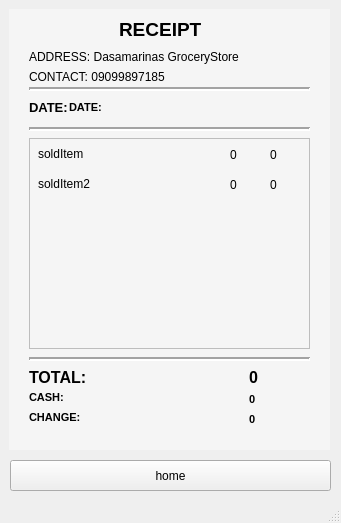
<?xml version="1.0" encoding="UTF-8"?>
<ui version="4.0">
 <class>MainWindow</class>
 <widget class="QMainWindow" name="MainWindow">
  <property name="geometry">
   <rect>
    <x>0</x>
    <y>0</y>
    <width>341</width>
    <height>523</height>
   </rect>
  </property>
  <property name="windowTitle">
   <string>MainWindow</string>
  </property>
  <widget class="QWidget" name="centralwidget">
   <widget class="QWidget" name="receiptContainer" native="true">
    <property name="geometry">
     <rect>
      <x>9</x>
      <y>9</y>
      <width>321</width>
      <height>441</height>
     </rect>
    </property>
    <property name="styleSheet">
     <string notr="true">background: whitesmoke</string>
    </property>
    <widget class="Line" name="line">
     <property name="geometry">
      <rect>
       <x>20</x>
       <y>110</y>
       <width>281</width>
       <height>21</height>
      </rect>
     </property>
     <property name="font">
      <font>
       <pointsize>15</pointsize>
      </font>
     </property>
     <property name="lineWidth">
      <number>2</number>
     </property>
     <property name="orientation">
      <enum>Qt::Horizontal</enum>
     </property>
    </widget>
    <widget class="Line" name="line_2">
     <property name="geometry">
      <rect>
       <x>20</x>
       <y>70</y>
       <width>281</width>
       <height>21</height>
      </rect>
     </property>
     <property name="font">
      <font>
       <pointsize>15</pointsize>
      </font>
     </property>
     <property name="styleSheet">
      <string notr="true"/>
     </property>
     <property name="lineWidth">
      <number>2</number>
     </property>
     <property name="orientation">
      <enum>Qt::Horizontal</enum>
     </property>
    </widget>
    <widget class="Line" name="line_3">
     <property name="geometry">
      <rect>
       <x>20</x>
       <y>340</y>
       <width>281</width>
       <height>21</height>
      </rect>
     </property>
     <property name="font">
      <font>
       <pointsize>15</pointsize>
      </font>
     </property>
     <property name="lineWidth">
      <number>2</number>
     </property>
     <property name="orientation">
      <enum>Qt::Horizontal</enum>
     </property>
    </widget>
    <widget class="QLabel" name="label">
     <property name="geometry">
      <rect>
       <x>110</x>
       <y>10</y>
       <width>91</width>
       <height>21</height>
      </rect>
     </property>
     <property name="font">
      <font>
       <pointsize>14</pointsize>
       <bold>true</bold>
      </font>
     </property>
     <property name="text">
      <string>RECEIPT</string>
     </property>
    </widget>
    <widget class="QLabel" name="label_2">
     <property name="geometry">
      <rect>
       <x>20</x>
       <y>40</y>
       <width>341</width>
       <height>16</height>
      </rect>
     </property>
     <property name="text">
      <string>ADDRESS: Dasamarinas GroceryStore</string>
     </property>
    </widget>
    <widget class="QLabel" name="label_3">
     <property name="geometry">
      <rect>
       <x>20</x>
       <y>60</y>
       <width>341</width>
       <height>16</height>
      </rect>
     </property>
     <property name="text">
      <string>CONTACT: 09099897185</string>
     </property>
    </widget>
    <widget class="QLabel" name="label_4">
     <property name="geometry">
      <rect>
       <x>20</x>
       <y>90</y>
       <width>341</width>
       <height>16</height>
      </rect>
     </property>
     <property name="font">
      <font>
       <pointsize>10</pointsize>
       <bold>true</bold>
      </font>
     </property>
     <property name="text">
      <string>DATE: </string>
     </property>
    </widget>
    <widget class="QLabel" name="date">
     <property name="geometry">
      <rect>
       <x>60</x>
       <y>90</y>
       <width>341</width>
       <height>16</height>
      </rect>
     </property>
     <property name="font">
      <font>
       <pointsize>8</pointsize>
       <bold>true</bold>
      </font>
     </property>
     <property name="text">
      <string>DATE: </string>
     </property>
    </widget>
    <widget class="QScrollArea" name="productContainer">
     <property name="geometry">
      <rect>
       <x>20</x>
       <y>129</y>
       <width>281</width>
       <height>211</height>
      </rect>
     </property>
     <property name="layoutDirection">
      <enum>Qt::LeftToRight</enum>
     </property>
     <property name="widgetResizable">
      <bool>true</bool>
     </property>
     <widget class="QWidget" name="scrollAreaWidgetContents">
      <property name="geometry">
       <rect>
        <x>0</x>
        <y>0</y>
        <width>279</width>
        <height>209</height>
       </rect>
      </property>
      <widget class="QWidget" name="soldItemContainer" native="true">
       <property name="geometry">
        <rect>
         <x>0</x>
         <y>0</y>
         <width>281</width>
         <height>31</height>
        </rect>
       </property>
       <widget class="QLabel" name="label_7">
        <property name="geometry">
         <rect>
          <x>8</x>
          <y>-1</y>
          <width>181</width>
          <height>31</height>
         </rect>
        </property>
        <property name="text">
         <string>soldItem</string>
        </property>
       </widget>
       <widget class="QLabel" name="label_11">
        <property name="geometry">
         <rect>
          <x>240</x>
          <y>0</y>
          <width>31</width>
          <height>31</height>
         </rect>
        </property>
        <property name="text">
         <string>0</string>
        </property>
       </widget>
       <widget class="QLabel" name="label_12">
        <property name="geometry">
         <rect>
          <x>200</x>
          <y>0</y>
          <width>31</width>
          <height>31</height>
         </rect>
        </property>
        <property name="text">
         <string>0</string>
        </property>
       </widget>
      </widget>
      <widget class="QWidget" name="soldItemContainer_2" native="true">
       <property name="geometry">
        <rect>
         <x>0</x>
         <y>30</y>
         <width>281</width>
         <height>31</height>
        </rect>
       </property>
       <widget class="QLabel" name="label_15">
        <property name="geometry">
         <rect>
          <x>8</x>
          <y>-1</y>
          <width>181</width>
          <height>31</height>
         </rect>
        </property>
        <property name="text">
         <string>soldItem2</string>
        </property>
       </widget>
       <widget class="QLabel" name="label_16">
        <property name="geometry">
         <rect>
          <x>240</x>
          <y>0</y>
          <width>31</width>
          <height>31</height>
         </rect>
        </property>
        <property name="text">
         <string>0</string>
        </property>
       </widget>
       <widget class="QLabel" name="label_17">
        <property name="geometry">
         <rect>
          <x>200</x>
          <y>0</y>
          <width>31</width>
          <height>31</height>
         </rect>
        </property>
        <property name="text">
         <string>0</string>
        </property>
       </widget>
      </widget>
     </widget>
    </widget>
    <widget class="QLabel" name="label_5">
     <property name="geometry">
      <rect>
       <x>20</x>
       <y>360</y>
       <width>341</width>
       <height>16</height>
      </rect>
     </property>
     <property name="font">
      <font>
       <pointsize>12</pointsize>
       <bold>true</bold>
      </font>
     </property>
     <property name="text">
      <string>TOTAL:</string>
     </property>
    </widget>
    <widget class="QLabel" name="label_6">
     <property name="geometry">
      <rect>
       <x>250</x>
       <y>360</y>
       <width>341</width>
       <height>16</height>
      </rect>
     </property>
     <property name="font">
      <font>
       <pointsize>12</pointsize>
       <bold>true</bold>
      </font>
     </property>
     <property name="text">
      <string>0</string>
     </property>
    </widget>
    <widget class="QLabel" name="total">
     <property name="geometry">
      <rect>
       <x>240</x>
       <y>360</y>
       <width>341</width>
       <height>16</height>
      </rect>
     </property>
     <property name="font">
      <font>
       <pointsize>12</pointsize>
       <bold>true</bold>
      </font>
     </property>
     <property name="text">
      <string>0</string>
     </property>
    </widget>
    <widget class="QLabel" name="label_9">
     <property name="geometry">
      <rect>
       <x>20</x>
       <y>380</y>
       <width>341</width>
       <height>16</height>
      </rect>
     </property>
     <property name="font">
      <font>
       <pointsize>8</pointsize>
       <bold>true</bold>
      </font>
     </property>
     <property name="text">
      <string>CASH:</string>
     </property>
    </widget>
    <widget class="QLabel" name="label_10">
     <property name="geometry">
      <rect>
       <x>20</x>
       <y>400</y>
       <width>341</width>
       <height>16</height>
      </rect>
     </property>
     <property name="font">
      <font>
       <pointsize>8</pointsize>
       <bold>true</bold>
      </font>
     </property>
     <property name="text">
      <string>CHANGE:</string>
     </property>
    </widget>
    <widget class="QLabel" name="cash">
     <property name="geometry">
      <rect>
       <x>240</x>
       <y>380</y>
       <width>341</width>
       <height>20</height>
      </rect>
     </property>
     <property name="font">
      <font>
       <pointsize>8</pointsize>
       <bold>true</bold>
      </font>
     </property>
     <property name="text">
      <string>0</string>
     </property>
    </widget>
    <widget class="QLabel" name="change">
     <property name="geometry">
      <rect>
       <x>240</x>
       <y>400</y>
       <width>341</width>
       <height>20</height>
      </rect>
     </property>
     <property name="font">
      <font>
       <pointsize>8</pointsize>
       <bold>true</bold>
      </font>
     </property>
     <property name="text">
      <string>0</string>
     </property>
    </widget>
   </widget>
   <widget class="QPushButton" name="home">
    <property name="geometry">
     <rect>
      <x>10</x>
      <y>460</y>
      <width>321</width>
      <height>31</height>
     </rect>
    </property>
    <property name="text">
     <string>home</string>
    </property>
   </widget>
  </widget>
  <widget class="QStatusBar" name="statusbar"/>
 </widget>
 <resources/>
 <connections/>
</ui>
